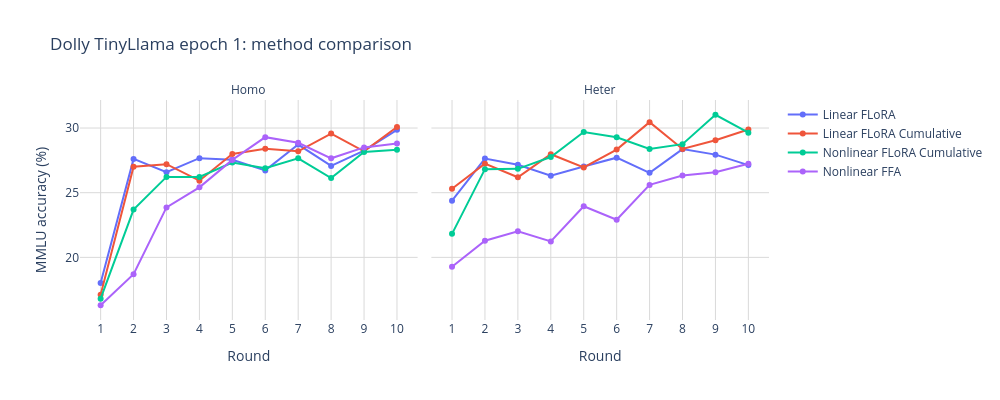
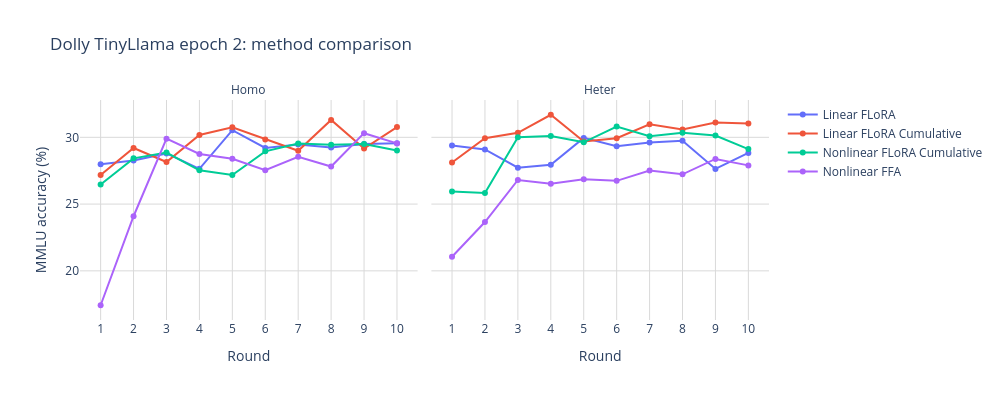
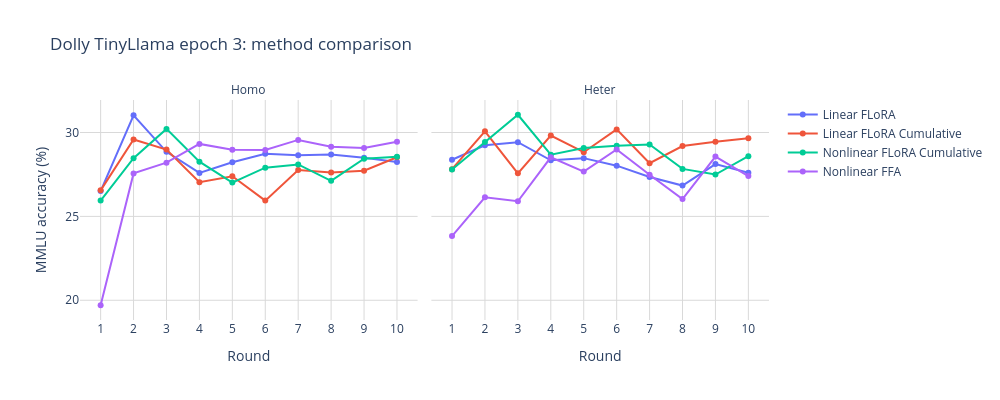
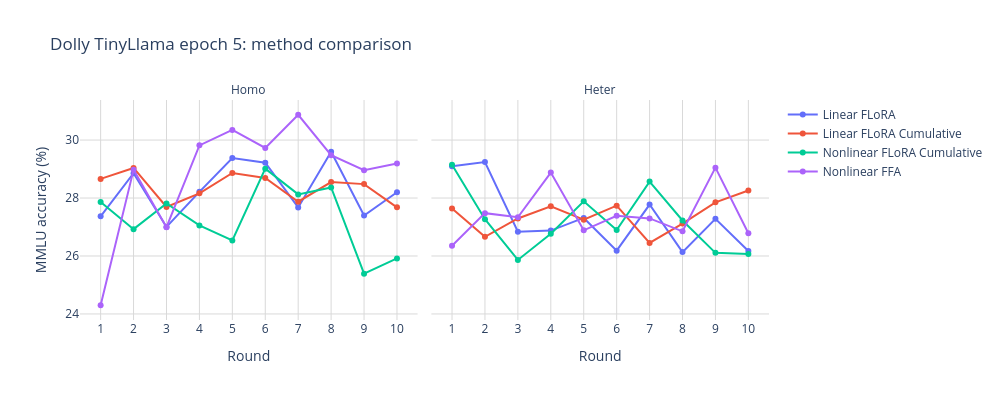

Here is the notebook cell these charts were saved with, in order:
### Markdown cell above
## Round Curves

The fixed-epoch method comparison plots answer the direct question: at local epoch 1, 2, 3, or 5, which method has the better round curve? These plots additionally include Linear FLoRA Cumulative as a plot-only exploratory series; it is not included in the selection tables above. The all-curve overview plots stay separate so the main comparison stays readable. I would avoid overlaying Dolly and Dolly stratified in this same view because it doubles the curve count and makes the method comparison harder to read; a split-focused view should be faceted by split if we want to inspect that question.

### Code cell
METHOD_ORDER = ['Linear FLoRA', 'Linear FLoRA Cumulative', 'Nonlinear FLoRA Cumulative', 'Nonlinear FFA']
SETTING_ORDER = ['Homo', 'Heter']
RUN_STATUS_ORDER = ['Complete', 'Censored partial', 'Partial log', 'Live partial']
RUN_STATUS_LINE_DASH_MAP = {'Complete': 'solid', 'Censored partial': 'dash', 'Partial log': 'dot', 'Live partial': 'dash'}
RUN_STATUS_SYMBOL_MAP = {'Complete': 'circle', 'Censored partial': 'diamond', 'Partial log': 'x', 'Live partial': 'diamond'}
METHOD_LINE_DASH_MAP = {
    'Linear FLoRA': 'solid',
    'Linear FLoRA Cumulative': 'dash',
    'Nonlinear FLoRA Cumulative': 'solid',
    'Nonlinear FFA': 'dot',
}


def _slug(value):
    return str(value).lower().replace(' ', '_').replace('-', '_').replace('/', '_')


def _sorted_unique_ints(values):
    return sorted({int(value) for value in values})


def _category_orders(data):
    orders = {
        'Method': [method for method in METHOD_ORDER if method in set(data['Method'])],
        'Setting': [setting for setting in SETTING_ORDER if setting in set(data['Setting'])],
        'Local epochs': [str(epoch) for epoch in _sorted_unique_ints(data['Local epochs'])],
    }
    if 'Run status' in data.columns:
        orders['Run status'] = [status for status in RUN_STATUS_ORDER if status in set(data['Run status'])]
    return orders


def _format_facet_labels(fig):
    fig.for_each_annotation(lambda annotation: annotation.update(text=annotation.text.split('=')[-1]))


def _clean_trace_names(fig):
    suffixes = [f', {status}' for status in RUN_STATUS_ORDER]
    for trace in fig.data:
        for suffix in suffixes:
            if trace.name.endswith(suffix):
                trace.name = trace.name[:-len(suffix)]
                break


def _save_plot(fig, output_stem, png_warnings):
    output_stem.parent.mkdir(parents=True, exist_ok=True)
    fig.write_html(output_stem.with_suffix('.html'), include_plotlyjs='cdn')
    png_path = output_stem.with_suffix('.png')
    try:
        fig.write_image(png_path, scale=2)
    except Exception as exc:
        png_path = None
        message = str(exc).strip() or type(exc).__name__
        png_warnings.append(message.splitlines()[0])
    return png_path


def make_epoch_method_comparison(summary, dataset, epoch):
    data = summary[
        (summary['Dataset'] == dataset)
        & (summary['Local epochs'].astype(int) == int(epoch))
    ].copy()
    if data.empty:
        return None

    data = data.sort_values(['Model', 'Setting', 'Method', 'Round'])
    dataset_label = data['Dataset label'].iloc[0]
    model_label = ', '.join(sorted(data['Model'].unique()))
    facet_row = 'Model' if data['Model key'].nunique() > 1 else None
    use_run_status = 'Run status' in data.columns
    hover_data = {
        'Local epochs': True,
        'Std accuracy': ':.2f',
        'Seed count': True,
    }
    if use_run_status:
        hover_data['Run status'] = True
    if 'Result source' in data.columns:
        hover_data['Result source'] = True

    fig = px.line(
        data,
        x='Round',
        y='Mean accuracy',
        color='Method',
        line_dash='Run status' if use_run_status else None,
        symbol='Run status' if use_run_status else None,
        facet_col='Setting',
        facet_row=facet_row,
        markers=True,
        template='plotly_white',
        title=f'{dataset_label} {model_label} epoch {epoch}: method comparison',
        labels={'Mean accuracy': 'MMLU accuracy (%)'},
        category_orders=_category_orders(data),
        line_dash_map=RUN_STATUS_LINE_DASH_MAP if use_run_status else None,
        symbol_map=RUN_STATUS_SYMBOL_MAP if use_run_status else None,
        hover_data=hover_data,
    )
    fig.update_layout(width=1000, height=400, legend_title_text='')
    fig.update_xaxes(dtick=1, showgrid=True, gridcolor='#d9d9d9', gridwidth=1)
    fig.update_yaxes(showgrid=True, gridcolor='#d9d9d9', gridwidth=1)
    _clean_trace_names(fig)
    _format_facet_labels(fig)
    return fig


def make_dataset_all_curves(summary, dataset):
    data = summary[summary['Dataset'] == dataset].copy()
    if data.empty:
        return None

    data['Local epochs'] = data['Local epochs'].astype(int).astype(str)
    data = data.sort_values(['Model', 'Setting', 'Method', 'Local epochs', 'Round'])
    dataset_label = data['Dataset label'].iloc[0]
    facet_row = 'Model' if data['Model key'].nunique() > 1 else None
    use_run_status = 'Run status' in data.columns
    hover_data = {
        'Std accuracy': ':.2f',
        'Seed count': True,
        'Method': True,
    }
    if use_run_status:
        hover_data['Run status'] = True
    if 'Result source' in data.columns:
        hover_data['Result source'] = True

    fig = px.line(
        data,
        x='Round',
        y='Mean accuracy',
        color='Local epochs',
        line_dash='Method',
        symbol='Run status' if use_run_status else None,
        facet_col='Setting',
        facet_row=facet_row,
        markers=True,
        template='plotly_white',
        title=f'{dataset_label}: all tuning round curves',
        labels={'Mean accuracy': 'MMLU accuracy (%)', 'Local epochs': 'Epochs'},
        category_orders=_category_orders(data),
        line_dash_map=METHOD_LINE_DASH_MAP,
        symbol_map=RUN_STATUS_SYMBOL_MAP if use_run_status else None,
        hover_data=hover_data,
    )
    fig.update_layout(width=1000, height=400, legend_title_text='')
    fig.update_xaxes(dtick=1, showgrid=True, gridcolor='#d9d9d9', gridwidth=1)
    fig.update_yaxes(showgrid=True, gridcolor='#d9d9d9', gridwidth=1)
    _format_facet_labels(fig)
    return fig


plot_summary_for_curves = plot_summary if 'plot_summary' in globals() else tuning_summary
plot_summary_for_curves = _instruction_filter(plot_summary_for_curves)
if plot_summary_for_curves.empty:
    print('No tuning summary to plot.')
else:
    png_warnings = []
    saved_png = []
    datasets = plot_summary_for_curves[['Dataset', 'Dataset label']].drop_duplicates().sort_values('Dataset label')
    epochs = _sorted_unique_ints(plot_summary_for_curves['Local epochs'])

    comparison_root = ROUND_CURVE_DIR / 'fixed_epoch_method_comparisons'
    overview_root = ROUND_CURVE_DIR / 'all_curves'

    print('Fixed-epoch method comparisons')
    for _, dataset_row in datasets.iterrows():
        dataset = dataset_row['Dataset']
        dataset_label = dataset_row['Dataset label']
        dataset_dir = comparison_root / _slug(dataset_label)
        for epoch in epochs:
            fig = make_epoch_method_comparison(plot_summary_for_curves, dataset, epoch)
            if fig is None:
                print(f'No data for {dataset_label} epoch {epoch}; skipping.')
                continue
            png_path = _save_plot(fig, dataset_dir / f'epoch_{epoch}', png_warnings)
            if png_path is not None:
                saved_png.append(png_path)
            print(f'{dataset_label} epoch {epoch}')
            fig.show()

    print('All-curve dataset overviews')
    for _, dataset_row in datasets.iterrows():
        dataset = dataset_row['Dataset']
        dataset_label = dataset_row['Dataset label']
        fig = make_dataset_all_curves(plot_summary_for_curves, dataset)
        if fig is None:
            continue
        png_path = _save_plot(fig, overview_root / _slug(dataset_label), png_warnings)
        if png_path is not None:
            saved_png.append(png_path)
        print(dataset_label)
        fig.show()

    if saved_png:
        print(f'Wrote {len(saved_png)} PNG files under {ROUND_CURVE_DIR}.')
    if png_warnings:
        print('PNG export skipped or incomplete. Install/enable kaleido for static PNG export.')
        print(f'First PNG export warning: {png_warnings[0]}')
